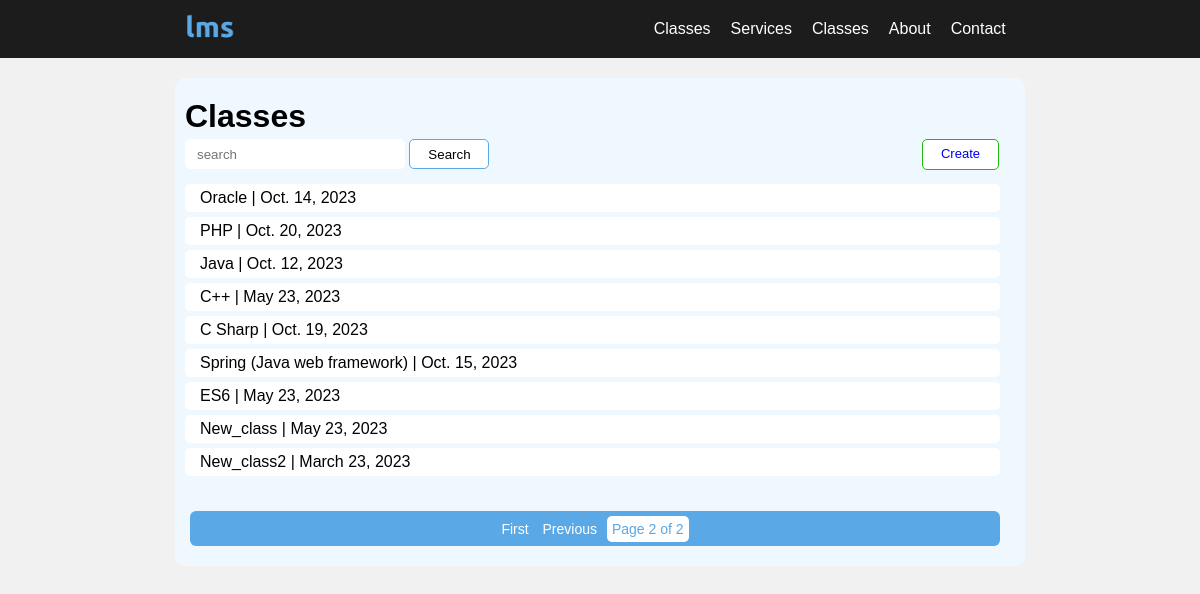
/classes/?page=2, run on the app's committed database.
### lms_app/models.py (models this page shows, shortened)
class Cls(models.Model):
    name = models.CharField(max_length=45)
    time = models.CharField(max_length=45)
    started_date = models.DateField()

### lms_app/views.py (the view)
# urls.py: path('classes/', views.classes,name='classes'),
def classes(request):
    course_classes = Cls.objects.all()
    name = request.GET.get('search')
    if name != '' and name is not None:
        course_classes = course_classes.filter(name__icontains=name)
    paginator = Paginator(course_classes,10)
    page = request.GET.get('page')
    course_classes = paginator.get_page(page)
    return render(request,'lms_app/classes.html',{"course_classes":course_classes})

### lms_app/templates/lms_app/classes.html (shortened to what this page needs)
{% load static %}
<!DOCTYPE html>
<html lang="en">
<head>
    <link rel="stylesheet" href="{% static 'css/classes.css' %}">
</head>
<body>
    {% include 'partials/_nav.html' %}
    <div class="container">
        <div class="clases">
            <h1>Classes</h1>
            <div class="first">
                <form method="GET">
                    <input type="search" name="search" placeholder="search">
                    <button type="submit">Search</button>
                </form>
                <a href="{% url 'create' %}" id="add">Create</a>
            </div>
            <div class="Class">
                {% for item in course_classes %}
                <a href="{% url 'detail' item.id %}" id="class">{{item.name}} | {{item.started_date}}</a>
                {% endfor %}
            </div>
            <div class="paginator">
                <div class="one">
                    {% if course_classes.has_previous %}
                    <a href="?page=1">First</a>
                    <a href="?page={{ course_classes.previous_page_number }}">Previous</a>
                    {% endif %}
                </div>
                <p> Page {{ course_classes.number }} of {{ course_classes.paginator.num_pages }}</p>
            </div>
        </div>
    </div>
</body>
</html>

### lms_app/static/css/classes.css (style rules this page uses)
.clases { background-color: aliceblue; padding: 10px; border-radius: 10px; font-family: arial; margin-top: 20px; width: 830px; }
.container { display: flex; justify-content: center; }
.Class a { text-decoration: none; color: black; }
.clases h1 { margin: 10px 0px 4px 0px; }
.clases input { margin-bottom: 20px; width: 220px; height: 30px; outline: none; border: none; padding: 5px 12px; border-radius: 5px; background-color: #fff; margin: 0px 0px 15px; }
.clases button { width: 80px; height: 30px; border: 1px solid #5aa9e6; border-radius: 5px; background-color: #fff; margin: 0px 0px 15px ; }
.first { display: flex; justify-content: space-between; }
#add { height: 23px; text-decoration:none; border: 1px solid #20b90f; padding: 6px 18px 0px 18px; background-color: #fff; font-size: 13px; border-radius: 5px; margin: 0px 16px 10px 0px; }
.Class a { background-color: #fff; border-radius: 5px; padding: 5px 0px 5px 15px; margin-bottom: 5px; display: flex; flex-direction: column; width: 800px; }
.paginator a { background-color: #5aa9e6; text-decoration: none; padding: 5px; margin: 0px; color:#fff; }
.paginator p { margin: 0px 5px; color: #5aa9e6; padding: 5px; border-radius: 5px; background-color: #fff; }
.paginator { margin: 35px 15px 10px 5px; display: flex; justify-content: center; align-items: center; background-color: #5aa9e6; height: 35px; border-radius: 6px; font-size: 14px; }

### lms_app/static/css/style.css (style rules this page uses)
body { margin: 0px; padding: 0px; font-family: arial; background-color: rgb(241, 241, 241); }

### data on the page
Cls: name "Oracle", started_date "Oct. 14, 2023"
Cls: name "PHP", started_date "Oct. 20, 2023"
Cls: name "Java", started_date "Oct. 12, 2023"
Cls: name "C++", started_date "May 23, 2023"
Cls: name "C Sharp", started_date "Oct. 19, 2023"
Cls: name "Spring (Java web framework)", started_date "Oct. 15, 2023"
Cls: name "ES6", started_date "May 23, 2023"
Cls: name "New_class", started_date "May 23, 2023"
Cls: name "New_class2", started_date "March 23, 2023"

### other printed values
{{ course_classes.number }} "2"
{{ course_classes.paginator.num_pages }} "2"
